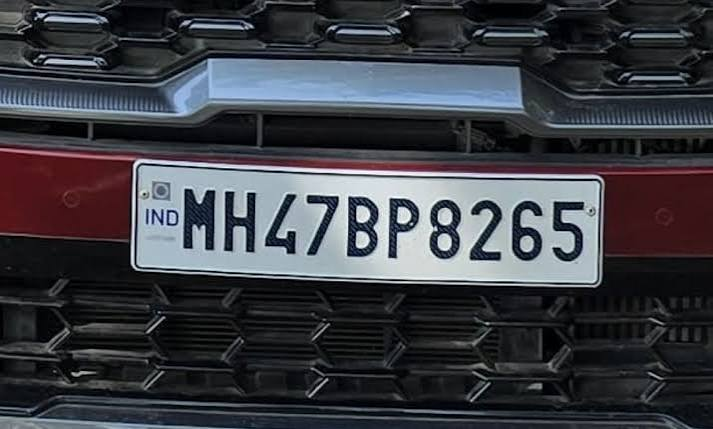
#> input picture PARKING MANAGEMENT SYSTEM/Input/images.jpg, 713 x 429 px, found by its file name
$ python main.py
#> lines starting #> are read from the running program, lines starting #| are printed output that depends on the picture; after the words box and inside, x2 and y2 are one past the last pixel; in counts of white or black regions, pixels touching at a corner belong together
#> further down, image is the input picture: shape (429, 713, 3); mean B, G, R 67.8, 61.6, 60.3
### python/ocr/detection.py
import cv2


def detect_plate(image):


    gray = cv2.cvtColor(image, cv2.COLOR_BGR2GRAY)


    blur = cv2.GaussianBlur(gray, (5, 5), 0)
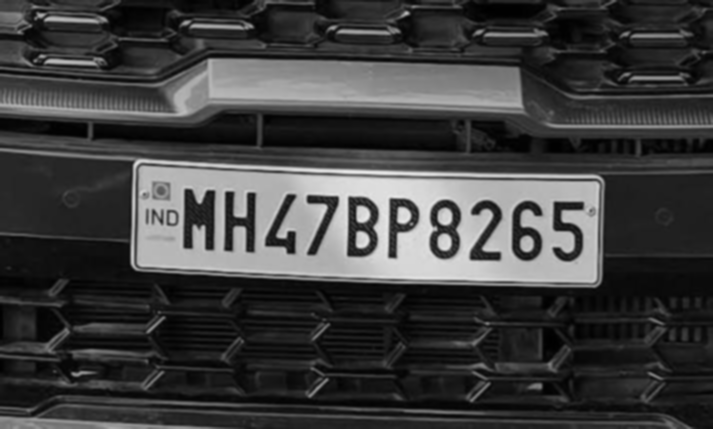
#> blur: shape (429, 713); min 0, max 233, mean 61.9


    edges = cv2.Canny(blur, 100, 200)
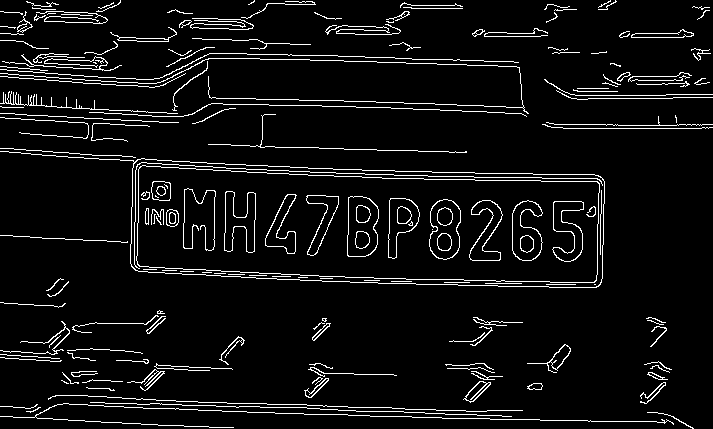
#> edges: shape (429, 713); 6.1% white in thin lines or dots


    contours, _ = cv2.findContours(
        edges,
        cv2.RETR_LIST,
        cv2.CHAIN_APPROX_SIMPLE
    )
#> contours = 221 contours, 141 with area under 20; largest, box (x1, y1, x2, y2) and area: (0, 151, 605, 288) 52984, (130, 158, 605, 288) 52967, (136, 165, 600, 283) 46234, (136, 165, 600, 283) 46226, (347, 196, 379, 257) 1636

    best_plate = None
    best_coordinates = None
    best_score = 0


    for contour in contours:

        x, y, w, h = cv2.boundingRect(contour)


        if w < 80 or h < 15:
            continue


        aspect_ratio = w / float(h)


        if aspect_ratio < 2 or aspect_ratio > 6:
            continue


        contour_area = cv2.contourArea(contour)


        rectangle_area = w * h

        if rectangle_area == 0:
            continue


        rectangularity = contour_area / rectangle_area


        if rectangularity < 0.3:
            continue


        score = 0

        aspect_score = 1 - abs(aspect_ratio - 4) / 4
        score += aspect_score * 50

        score += rectangularity * 50

        if score > best_score:

            best_score = score

            best_plate = image[y:y+h, x:x+w]

            best_coordinates = (x, y, w, h)
#> this loop made 221 passes
#> (x, y, w, h, aspect_ratio, contour_area, rectangle_area, rectangularity) on passes 130 to 131: (136, 165, 464, 118, 3.93, 46225.5, 54752, 0.844), (136, 165, 464, 118, 3.93, 46234.5, 54752, 0.844)
#> (x, y, w, h) on passes 1, 2, 3, 7, 8, 9: (647, 412, 47, 17), (26, 407, 15, 6), (0, 404, 38, 5), (86, 387, 29, 4), (528, 383, 15, 7), (527, 383, 16, 7)
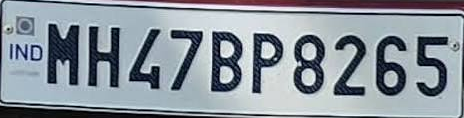
#> best_plate: shape (118, 464, 3); mean B, G, R 156.6, 148, 138.9
#> after the loop, best_score = 91.37

    return best_plate, best_coordinates

### python/ocr/preprocessing.py
import cv2


def preprocess_plate(plate):


    gray = cv2.cvtColor(plate, cv2.COLOR_BGR2GRAY)


    blur = cv2.GaussianBlur(gray, (3, 3), 0)


    _, threshold = cv2.threshold(
        blur,
        0,
        255,
        cv2.THRESH_BINARY + cv2.THRESH_OTSU
    )

    return threshold

### python/ocr/main.py
import cv2
import os

from detection import detect_plate
from preprocessing import preprocess_plate


image = cv2.imread("input/images.jpg")

if image is None:
    print("ERROR: Image could not be loaded.")
    exit()

print("SUCCESS: Image loaded!")


plate, coordinates = detect_plate(image)
#> coordinates = (136, 165, 464, 118)


if plate is not None:

    print("NUMBER PLATE DETECTED!")

    x, y, w, h = coordinates
#> x = 136; y = 165; w = 464; h = 118


    cv2.rectangle(
        image,
        (x, y),
        (x + w, y + h),
        (0, 255, 0),
        2
    )
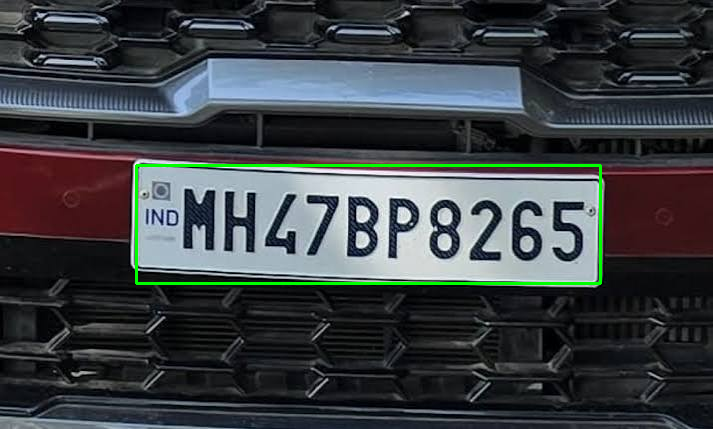
#> image: shape (429, 713, 3); 1.14% of pixels changed, all inside (x1, y1, x2, y2) = (135, 164, 602, 285)


    os.makedirs("output", exist_ok=True)


    cv2.imwrite("output/plate.jpg", plate)

    print("Plate saved to output/plate.jpg")


    processed_plate = preprocess_plate(plate)
#> in preprocess_plate, `gray = cv2.cvtColor(plate, cv2.COLOR_BGR2GRAY)`:
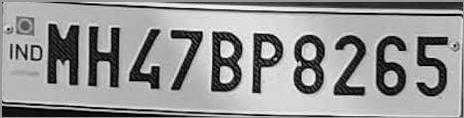
#> gray: shape (118, 464); min 0, max 253, mean 148.5
#> in preprocess_plate, `blur = cv2.GaussianBlur(gray, (3, 3), 0)`:
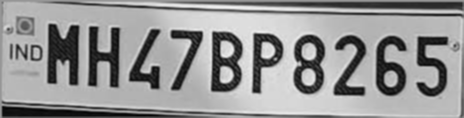
#> blur: shape (118, 464); min 3, max 245, mean 148.4
#> in preprocess_plate, `_, threshold = cv2.threshold( blur, 0, 255, cv2.THRESH_BINARY + cv2.TH..`:
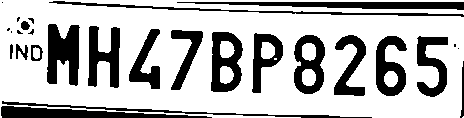
#> threshold: shape (118, 464); 72% white; 28 black regions (9 under 20 px), largest, box (x1, y1, x2, y2) and area: (47, 24, 80, 86) 1454, (177, 2, 464, 10) 1414, (1, 106, 212, 118) 1385

    cv2.imwrite(
        "output/processed_plate.jpg",
        processed_plate
    )

    print("Processed plate saved!")


else:

    print("NO NUMBER PLATE DETECTED.")


cv2.imshow("Plate Detection", image)

cv2.waitKey(0)

cv2.destroyAllWindows()
